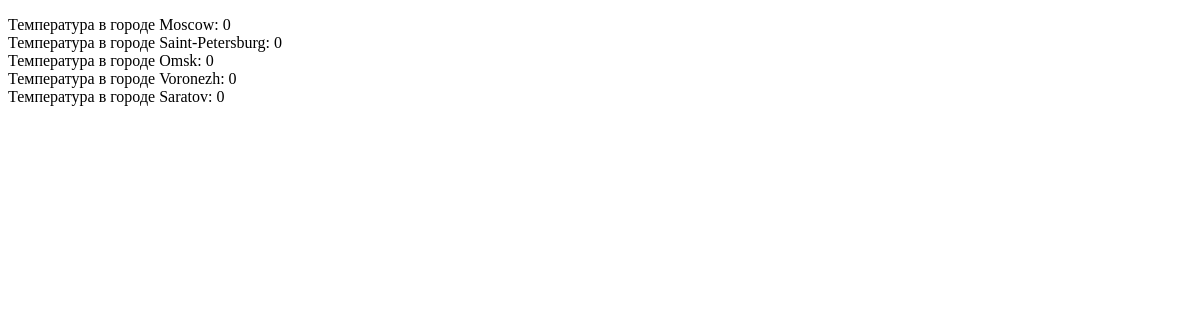
Page /src/dynamic/pages/all_weather.php on the earlier database version.
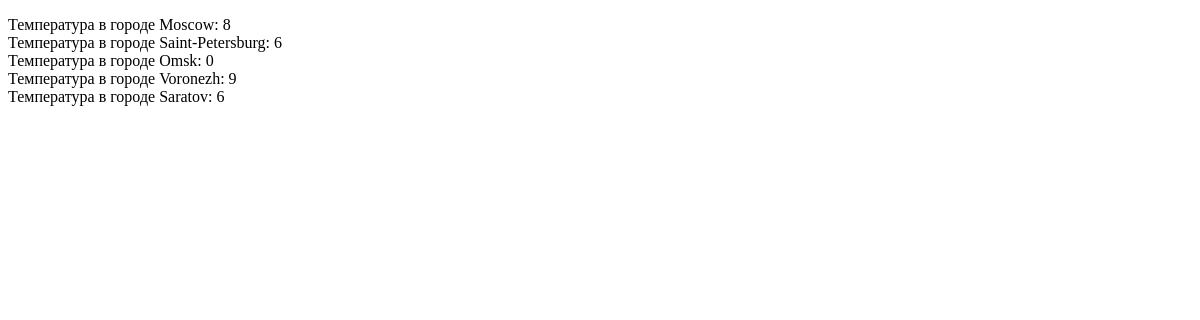
Same page on the later database version.
### tables this page shows
CREATE TABLE IF NOT EXISTS weather (
  city VARCHAR(45) NOT NULL,
  temperature INT NULL,
  ID INT NOT NULL AUTO_INCREMENT,
  PRIMARY KEY (id)
  );

### src/dynamic/pages/all_weather.php (the view, shortened to what this page needs)
<!DOCTYPE html>
<html lang="en">
<head>
</head>
<body>
<div class="container">
        <p>
            <?php
            $mysqli = new mysqli("db", "user", "password", "appDB");
            $result = $mysqli->query("SELECT city, temperature FROM weather");
            while ($row = mysqli_fetch_array($result, MYSQLI_ASSOC)) {
                echo 'Температура в городе '.$row["city"].': '.$row["temperature"].'<br>';
            }
            ?>
        </p>
    </div>
</body>
</html>

Differences in the rows shown:
changed weather "Moscow": temperature "0" → "8"
changed weather "Saint-Petersburg": temperature "0" → "6"
changed weather "Voronezh": temperature "0" → "9"
changed weather "Saratov": temperature "0" → "6"
